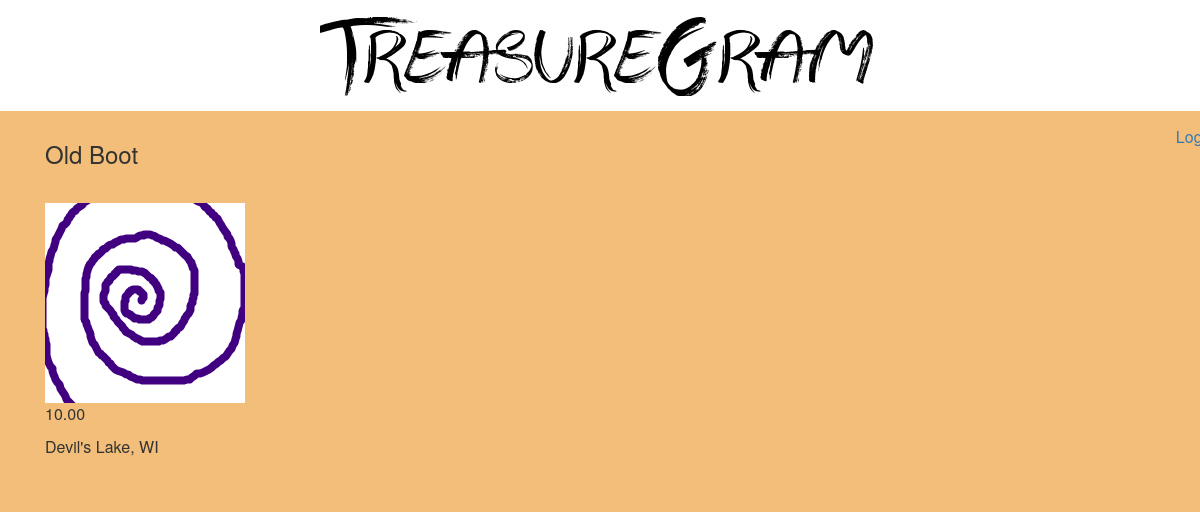
Page /4/ on the committed database.
### main_app/models.py (models this page shows, shortened)
class Treasure(models.Model):
	user = models.ForeignKey(User)
	name = models.CharField(max_length=100)
	value = models.DecimalField(max_digits=10,
								decimal_places=2)
	material = models.CharField(max_length=100)
	location = models.CharField(max_length=100)
	image = models.ImageField(upload_to = 'treasure_images',
		default = 'media/default.png')

### main_app/views.py (the view)
def detail(request, treasure_id):
	treasure = Treasure.objects.get(id=treasure_id)
	return render(request, 'detail.html', {'treasure': treasure})

### main_app/templates/detail.html
{% extends 'base.html' %}
{% load staticfiles %}
	{% block content %}
		<div class="panel-heading">
			<h3>{{ treasure.name }}</h3>
		</div>
		<div class="panel-body">
			<div class="treasure-photo-detail">
				<img src="{{ treasure.image.url }}" height="200">
			</div>
			<div>
				<p>{{ treasure.value }}</p>
				<p>{{ treasure.location }}</p>
			</div>
		</div>
	{% endblock %}

### main_app/static/style.css (style rules this page uses)
body { background-color: #F2BE79; font-size: 16px; }

### rows in the picture
Treasure: name "Old Boot", image (picture), value "10.00", location "Devil's Lake, WI"
